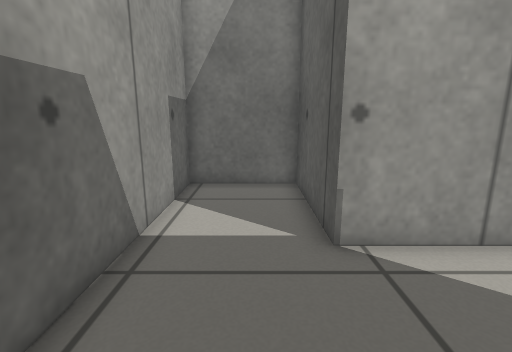
View 1 (above)

18 first-person views from a walk through a robot-simulator world made for Gazebo. The camera is 0.6 m above the floor, tilts 12° down and sees 85° across. The floor is counted in squares, 0.25 m on a side. Each view is taken from the middle of a square. On the plan, view 1 faces up. The plan holds only what a view shows up to about 18 squares ahead; the rest is blank.

View 2
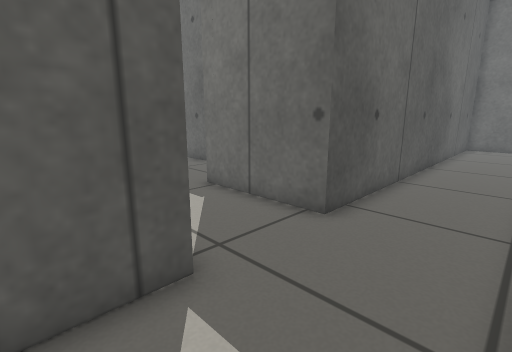

View 3
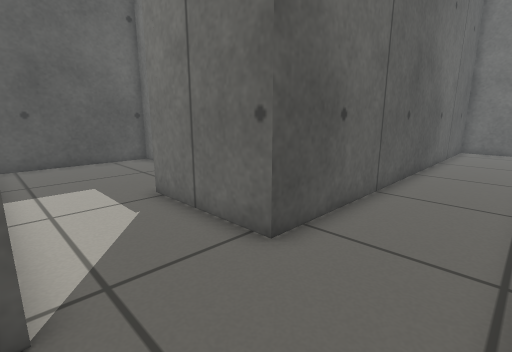

View 4
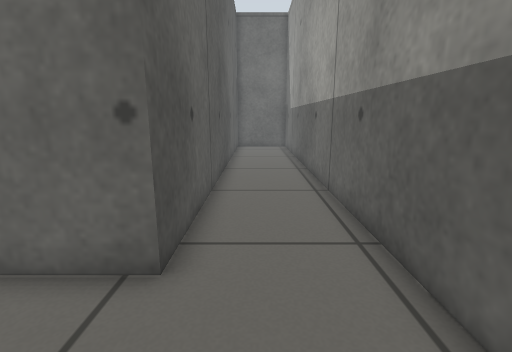

View 5
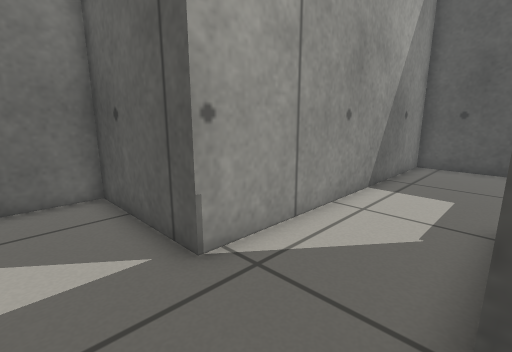

View 6
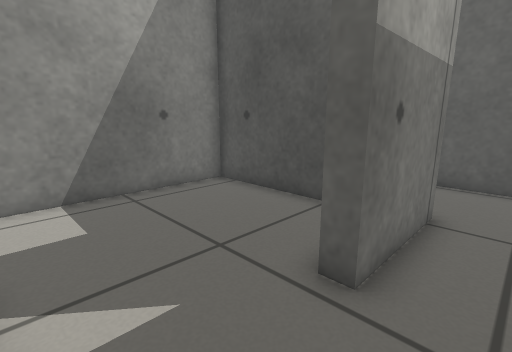

View 7
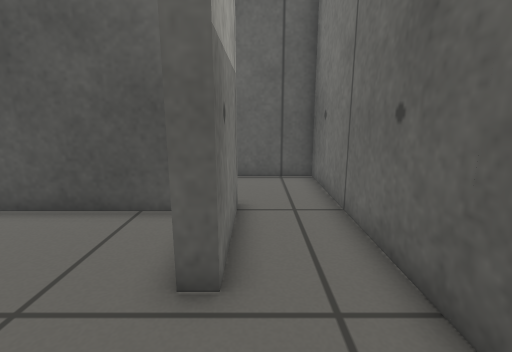

View 8
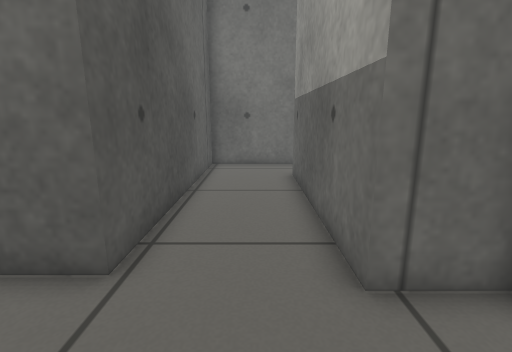

View 9
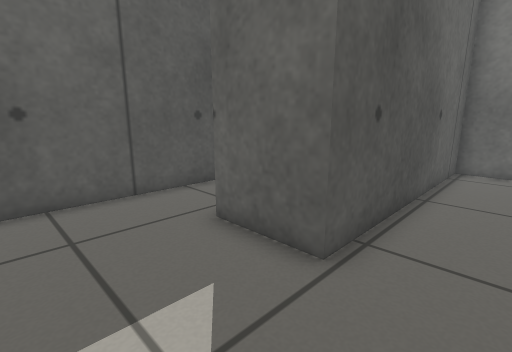

View 10
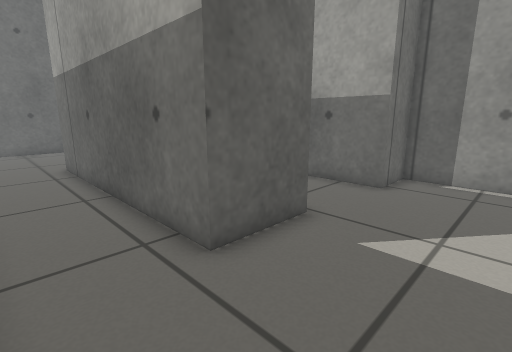

View 11
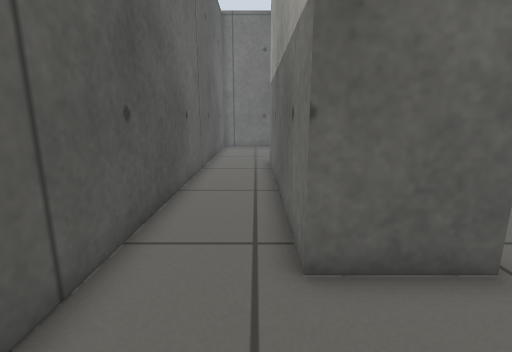

View 12
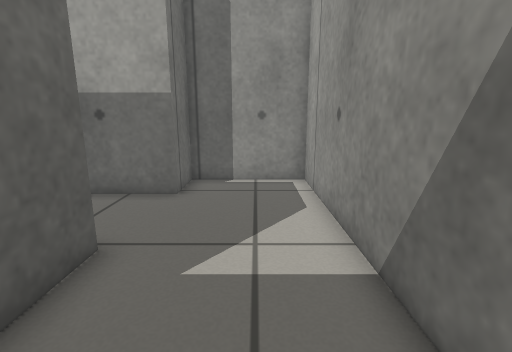

View 13
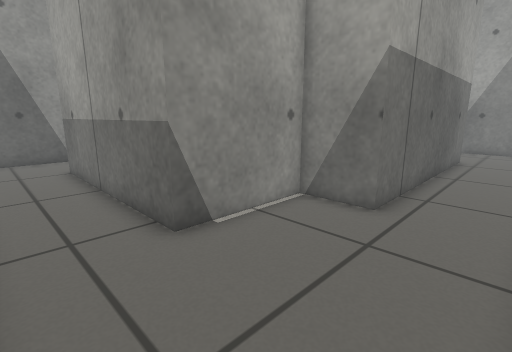

View 14
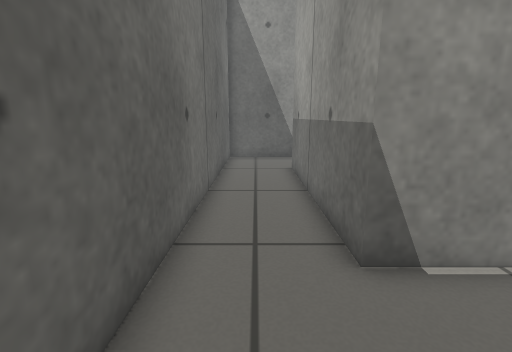

View 15
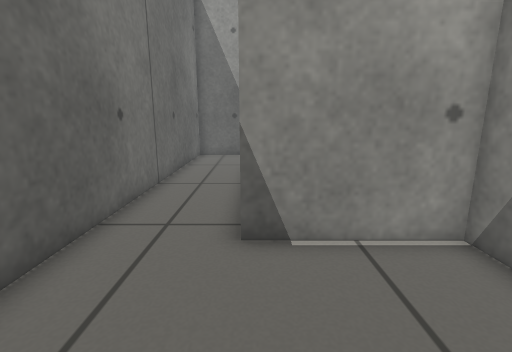

View 16
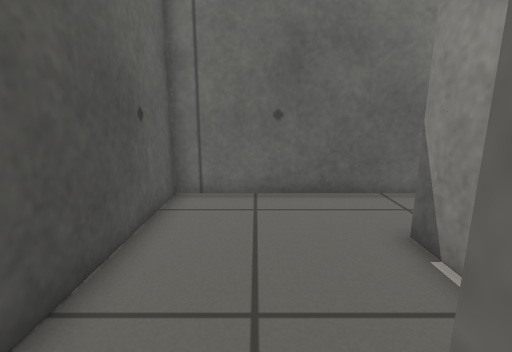

View 17
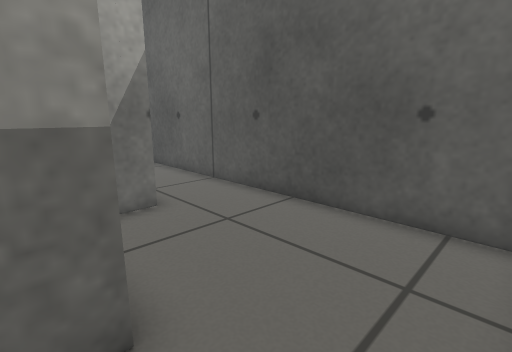

View 18
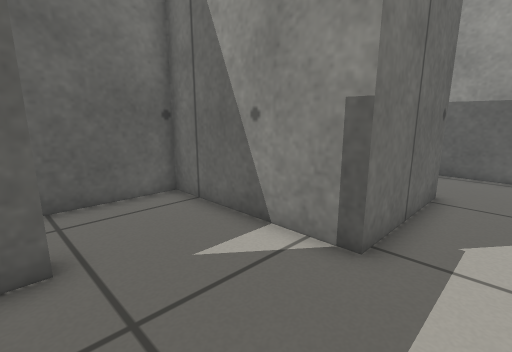

### Floor plan
Points are (right, up) in squares from view 1. A wall is a line through its corners. A room is listed if a view was taken in it or the views show most of it. See-through windows are left out.
Room 1 (views 1, 2, 3, 4, 5)
walls: (7.5, 4.9) (1.5, 4.9) (1.5, 9.9) (-2.4, 9.9) (-2.4, -13.5); (-1.1, -17.9) (1.5, -17.9) (1.5, 1.1) (6.5, 1.1)
ways out: opening at (6.7, 3) to room 4
Room 2 (views 6, 7, 8, 9, 10, 11, 12, 16)
walls: (23.1, 9.9) (12.4, 9.9) (12.4, 5.5) (14.5, 5.5) (14.5, -2.5) (10.5, -2.5) (10.5, -1.9); (6.5, -1.6) (6.5, -5.3) (18.3, -5.3) (18.3, 5.1) (21.3, 5.1) (21.3, -5.9); (24.6, -7.6) (24.6, 8.9)
ways out: opening at (23, -6.7) to room 3; opening at (8.5, -2) to room 4
Room 3 (views 13, 14, 15, 17)
walls: (21.3, -5.9) (18.9, -5.9) (18.9, -10.3) (9.9, -10.3); (6.2, -10.5) (6.2, -13.6) (24.6, -13.6) (24.6, -7.6)
ways out: opening at (23, -6.7) to room 2; opening at (8, -10)
Room 4 (view 18)
walls: (10.5, -1.9) (13.9, -1.9) (13.9, 4.9) (7.5, 4.9); (6.5, 1.1) (6.5, -1.6)
ways out: opening at (6.7, 3) to room 1; opening at (8.5, -2) to room 2

Positions as (right, up) in squares from view 1, and headings:
1: (0, 0), facing up
2: (-2, 7), facing down-right
3: (-2, 5), facing down-right
4: (0, 5), facing down
5: (-1, 1), facing up-right
6: (7, -4), facing up-right
7: (7, -3), facing right
8: (16, 9), facing down
9: (16, 9), facing down-right
10: (24, 9), facing down-left
11: (22, 9), facing down
12: (23, 8), facing left
13: (24, -13), facing up-left
14: (23, -12), facing left
15: (24, -10), facing left
16: (22, -5), facing down
17: (18, -13), facing up-right
18: (11, 3), facing down-left
